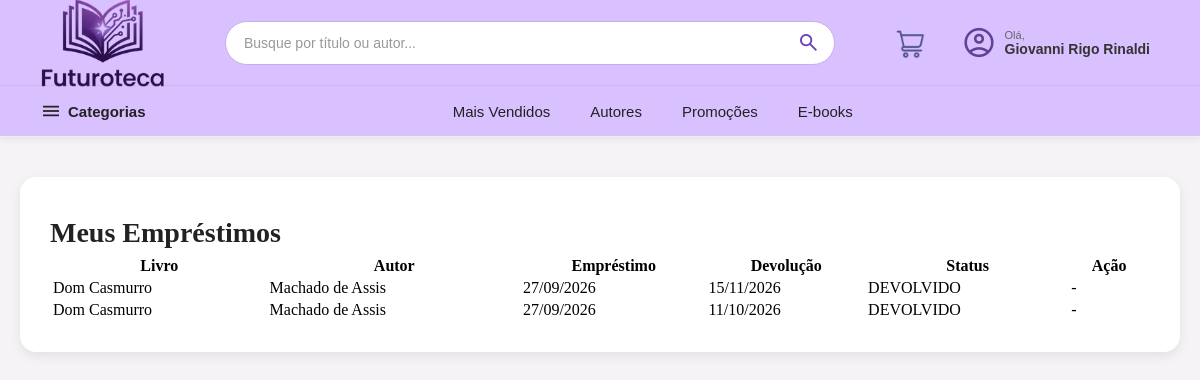
The page /meus-emprestimos.php (signed in) on the database its author committed.
### tables this page shows
CREATE TABLE `emprestimo` (
  `id_emprestimo` int(11) NOT NULL,
  `id_usuario` int(11) NOT NULL,
  `id_produto` int(11) NOT NULL,
  `data_emprestimo` date NOT NULL,
  `data_devolucao_prevista` date NOT NULL,
  `data_devolucao_real` date DEFAULT NULL,
  `status` enum('ATIVO','DEVOLVIDO','ATRASADO') NOT NULL DEFAULT 'ATIVO',
  `prorrogado` tinyint(1) NOT NULL DEFAULT 0
);

CREATE TABLE `produto` (
  `id_produto` int(11) NOT NULL,
  `titulo` varchar(150) NOT NULL,
  `autor` varchar(100) DEFAULT NULL,
  `categoria` varchar(80) NOT NULL,
  `tipo` enum('LIVRO','EBOOK','ARTIGO') NOT NULL,
  `preco` decimal(10,2) NOT NULL,
  `preco_promocional` decimal(10,2) DEFAULT NULL,
  `estoque` int(11) NOT NULL DEFAULT 0,
  `descricao` text DEFAULT NULL,
  `imagem` varchar(255) DEFAULT NULL
);

### meus-emprestimos.php (the view, shortened to what this page needs)
<?php
require_once 'crud.php';
$idUsuario = (int) $_SESSION["id_usuario"];
$sql = "SELECT
            emprestimo.*,
            produto.titulo,
            produto.autor
        FROM emprestimo
        INNER JOIN produto
            ON emprestimo.id_produto = produto.id_produto
        WHERE emprestimo.id_usuario = ?
        ORDER BY emprestimo.id_emprestimo DESC";
$stmt = $pdo->prepare($sql);
$stmt->execute([$idUsuario]);
$emprestimos = $stmt->fetchAll(PDO::FETCH_ASSOC);
?>
<!DOCTYPE html>
<html lang="pt-br">
<head>
    <link rel="stylesheet" href="css/header-footer.css">
    <link rel="stylesheet" href="css/compra.css">
</head>
<body>
    <?php require_once "partials/header.php"; ?>
    <main class="detalhes-container">
        <div class="detalhes-info">
            <h1>Meus Empréstimos</h1>
            <?php if (count($emprestimos) == 0): ?>
                <p>Você ainda não realizou nenhum empréstimo.</p>
            <?php else: ?>
                <table>
                    <thead>
                        <tr>
                            <th>Livro</th>
                            <th>Autor</th>
                            <th>Empréstimo</th>
                            <th>Devolução</th>
                            <th>Status</th>
                            <th>Ação</th>
                        </tr>
                    </thead>
                    <tbody>
                        <?php foreach ($emprestimos as $emprestimo): ?>
                            <tr>
                                <td>
                                    <?= htmlspecialchars($emprestimo["titulo"]) ?>
                                </td>
                                <td>
                                    <?= htmlspecialchars($emprestimo["autor"]) ?>
                                </td>
                                <td>
                                    <?= date(
                                        "d/m/Y",
                                        strtotime($emprestimo["data_emprestimo"])
                                    ) ?>
                                </td>
                                <td>
                                    <?= date(
                                        "d/m/Y",
                                        strtotime($emprestimo["data_devolucao_prevista"])
                                    ) ?>
                                </td>
                                <td>
                                    <?= htmlspecialchars($emprestimo["status"]) ?>
                                </td>
                                <td>
                                    <?php if (
                                        $emprestimo["status"] == "ATIVO" &&
                                        $emprestimo["prorrogado"] == 0
                                    ): ?>
                                        <form action="prorrogar-meu-emprestimo.php" method="POST">
                                            <input type="hidden" name="id_emprestimo" value="<?= $emprestimo["id_emprestimo"] ?>">
                                            <button type="submit">
                                                Prorrogar +7 dias
                                            </button>
                                        </form>
                                    <?php elseif (
                                        $emprestimo["status"] == "ATIVO" &&
                                        $emprestimo["prorrogado"] == 1
                                    ): ?>
                                        Já prorrogado
                                    <?php else: ?>
                                        -
                                    <?php endif; ?>
                                </td>
                            </tr>
                        <?php endforeach; ?>
                    </tbody>
                </table>
            <?php endif; ?>
        </div>
    </main>
</body>
</html>

### css/header-footer.css (style rules this page uses)
body { margin: 0; padding: 0; box-sizing: border-box; }

### css/compra.css (style rules this page uses)
body { background-color: #f5f3f5; margin: 0; padding: 0; }
.detalhes-container { display: flex; gap: 40px; max-width: 1100px; margin: 40px auto; background: #fff; padding: 30px; border-radius: 16px; box-shadow: 0 4px 12px rgba(0,0,0,0.08); }
.detalhes-info { flex: 1.5; display: flex; flex-direction: column; }
.detalhes-info h1 { margin: 10px 0 5px 0; font-size: 28px; color: #222; }

### rows shown on the page
emprestimo: id_produto.titulo "Dom Casmurro", id_produto.autor "Machado de Assis", data_emprestimo "27/09/2026", data_devolucao_prevista "15/11/2026", status "DEVOLVIDO"
emprestimo: id_produto.titulo "Dom Casmurro", id_produto.autor "Machado de Assis", data_emprestimo "27/09/2026", data_devolucao_prevista "11/10/2026", status "DEVOLVIDO"

### other values the page prints
$_SESSION["nome"] "Giovanni Rigo Rinaldi"
